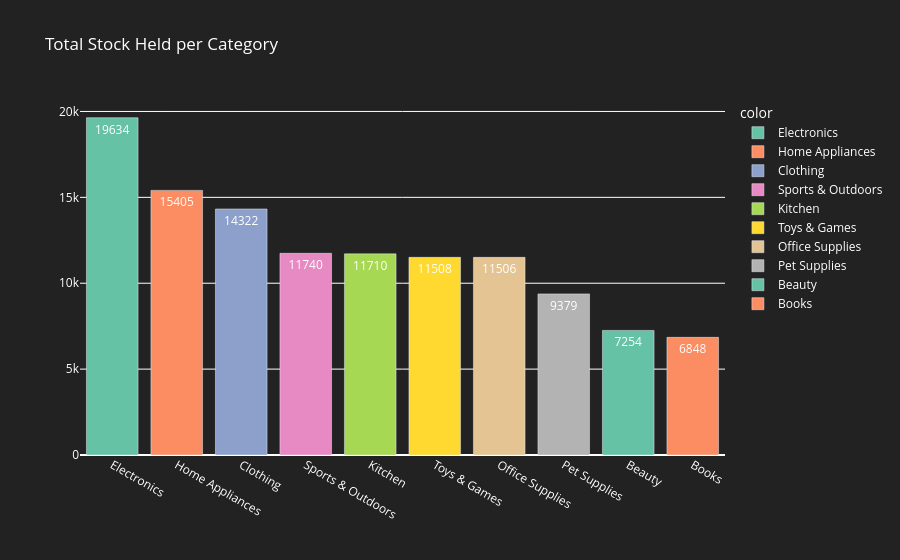

Write notebook code for a chart like this one.
### Markdown cell above
### Chart of stock held per category

### Code cell
category_stock = df_products.groupby('category')['stock_quantity'].sum().sort_values(ascending=False)
category_stock_value = df_products.groupby('category').apply(lambda x: (x['stock_quantity'] * x['price']).sum()).sort_values(ascending=False)
overall_stock_value = (df_products['stock_quantity'] * df_products['price']).sum()
fig_stock = px.bar(
    x=category_stock.index,
    y=category_stock.values,
    labels={'x': '', 'y': ''},
    title='Total Stock Held per Category',
    text=category_stock.values,
    color=category_stock.index,
    color_discrete_sequence=px.colors.qualitative.Set2
    )
fig_stock.update_traces(texttemplate='%{text}', textposition='inside', textfont_color='white')
fig_stock.update_layout(
    xaxis_title='',
    yaxis_title='',
    plot_bgcolor='#222',
    paper_bgcolor='#222',
    font_color='white',
    title_font_color='white',
    legend_font_color='white',
    xaxis=dict(tickfont=dict(color='white')),
    yaxis=dict(tickfont=dict(color='white'))
    )
fig_stock.show()

### Figure 1 — Plotly figure (JSON) as saved in the notebook; plotly's stock layout.template omitted (floating-point values rounded to 4 significant figures)
{"data": [{"hovertemplate": "color=Electronics<br>=%{y}<br>text=%{text}<extra></extra>", "legendgroup": "Electronics", "marker": {"color": "rgb(102,194,165)", "pattern": {"shape": ""}}, "name": "Electronics", "orientation": "v", "showlegend": true, "text": [19630.0], "textfont": {"color": "white"}, "textposition": "inside", "texttemplate": "%{text}", "type": "bar", "x": ["Electronics"], "xaxis": "x", "y": [19634], "yaxis": "y"}, {"hovertemplate": "color=Home Appliances<br>=%{y}<br>text=%{text}<extra></extra>", "legendgroup": "Home Appliances", "marker": {"color": "rgb(252,141,98)", "pattern": {"shape": ""}}, "name": "Home Appliances", "orientation": "v", "showlegend": true, "text": [15400.0], "textfont": {"color": "white"}, "textposition": "inside", "texttemplate": "%{text}", "type": "bar", "x": ["Home Appliances"], "xaxis": "x", "y": [15405], "yaxis": "y"}, {"hovertemplate": "color=Clothing<br>=%{y}<br>text=%{text}<extra></extra>", "legendgroup": "Clothing", "marker": {"color": "rgb(141,160,203)", "pattern": {"shape": ""}}, "name": "Clothing", "orientation": "v", "showlegend": true, "text": [14320.0], "textfont": {"color": "white"}, "textposition": "inside", "texttemplate": "%{text}", "type": "bar", "x": ["Clothing"], "xaxis": "x", "y": [14322], "yaxis": "y"}, {"hovertemplate": "color=Sports & Outdoors<br>=%{y}<br>text=%{text}<extra></extra>", "legendgroup": "Sports & Outdoors", "marker": {"color": "rgb(231,138,195)", "pattern": {"shape": ""}}, "name": "Sports & Outdoors", "orientation": "v", "showlegend": true, "text": [11740.0], "textfont": {"color": "white"}, "textposition": "inside", "texttemplate": "%{text}", "type": "bar", "x": ["Sports & Outdoors"], "xaxis": "x", "y": [11740], "yaxis": "y"}, {"hovertemplate": "color=Kitchen<br>=%{y}<br>text=%{text}<extra></extra>", "legendgroup": "Kitchen", "marker": {"color": "rgb(166,216,84)", "pattern": {"shape": ""}}, "name": "Kitchen", "orientation": "v", "showlegend": true, "text": [11710.0], "textfont": {"color": "white"}, "textposition": "inside", "texttemplate": "%{text}", "type": "bar", "x": ["Kitchen"], "xaxis": "x", "y": [11710], "yaxis": "y"}, {"hovertemplate": "color=Toys & Games<br>=%{y}<br>text=%{text}<extra></extra>", "legendgroup": "Toys & Games", "marker": {"color": "rgb(255,217,47)", "pattern": {"shape": ""}}, "name": "Toys & Games", "orientation": "v", "showlegend": true, "text": [11510.0], "textfont": {"color": "white"}, "textposition": "inside", "texttemplate": "%{text}", "type": "bar", "x": ["Toys & Games"], "xaxis": "x", "y": [11508], "yaxis": "y"}, {"hovertemplate": "color=Office Supplies<br>=%{y}<br>text=%{text}<extra></extra>", "legendgroup": "Office Supplies", "marker": {"color": "rgb(229,196,148)", "pattern": {"shape": ""}}, "name": "Office Supplies", "orientation": "v", "showlegend": true, "text": [11510.0], "textfont": {"color": "white"}, "textposition": "inside", "texttemplate": "%{text}", "type": "bar", "x": ["Office Supplies"], "xaxis": "x", "y": [11506], "yaxis": "y"}, {"hovertemplate": "color=Pet Supplies<br>=%{y}<br>text=%{text}<extra></extra>", "legendgroup": "Pet Supplies", "marker": {"color": "rgb(179,179,179)", "pattern": {"shape": ""}}, "name": "Pet Supplies", "orientation": "v", "showlegend": true, "text": [9379.0], "textfont": {"color": "white"}, "textposition": "inside", "texttemplate": "%{text}", "type": "bar", "x": ["Pet Supplies"], "xaxis": "x", "y": [9379], "yaxis": "y"}, {"hovertemplate": "color=Beauty<br>=%{y}<br>text=%{text}<extra></extra>", "legendgroup": "Beauty", "marker": {"color": "rgb(102,194,165)", "pattern": {"shape": ""}}, "name": "Beauty", "orientation": "v", "showlegend": true, "text": [7254.0], "textfont": {"color": "white"}, "textposition": "inside", "texttemplate": "%{text}", "type": "bar", "x": ["Beauty"], "xaxis": "x", "y": [7254], "yaxis": "y"}, {"hovertemplate": "color=Books<br>=%{y}<br>text=%{text}<extra></extra>", "legendgroup": "Books", "marker": {"color": "rgb(252,141,98)", "pattern": {"shape": ""}}, "name": "Books", "orientation": "v", "showlegend": true, "text": [6848.0], "textfont": {"color": "white"}, "textposition": "inside", "texttemplate": "%{text}", "type": "bar", "x": ["Books"], "xaxis": "x", "y": [6848], "yaxis": "y"}], "layout": {"barmode": "relative", "font": {"color": "white"}, "legend": {"font": {"color": "white"}, "title": {"text": "color"}, "tracegroupgap": 0}, "paper_bgcolor": "#222", "plot_bgcolor": "#222", "title": {"font": {"color": "white"}, "text": "Total Stock Held per Category"}, "xaxis": {"anchor": "y", "domain": [0, 1], "tickfont": {"color": "white"}, "title": {"text": ""}}, "yaxis": {"anchor": "x", "domain": [0, 1], "tickfont": {"color": "white"}, "title": {"text": ""}}}}
